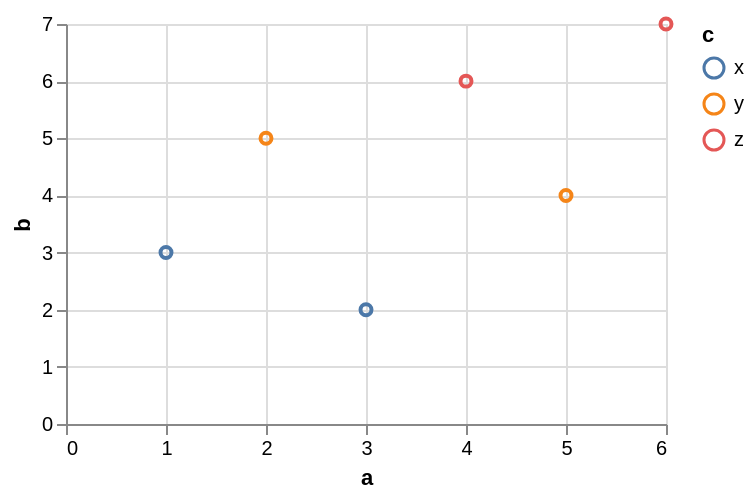

Specify this chart in Vega-Lite:
### Vega-Lite specification from a JSON file in a GitHub repository (floating-point values rounded to 4 significant figures)
{"$schema": "https://vega.github.io/schema/vega-lite/v6.json", "data": {"values": [{"a": 1, "b": 3, "c": "x", "d": "2020-01-01"}, {"a": 2, "b": 5, "c": "y", "d": "2020-03-01"}, {"a": 3, "b": 2, "c": "x", "d": "2020-06-01"}, {"a": 4, "b": 6, "c": "z", "d": "2020-09-01"}, {"a": 5, "b": 4, "c": "y", "d": "2021-01-01"}, {"a": 6, "b": 7, "c": "z", "d": "2021-04-01"}]}, "width": 300, "height": 200, "params": [{"name": "pick", "select": {"type": "point", "fields": ["c"]}, "bind": {"legend": "dblclick"}}], "mark": "point", "encoding": {"x": {"field": "a", "type": "quantitative"}, "y": {"field": "b", "type": "quantitative"}, "color": {"field": "c", "type": "nominal"}, "opacity": {"condition": {"param": "pick", "value": 1}, "value": 0.2}}}
